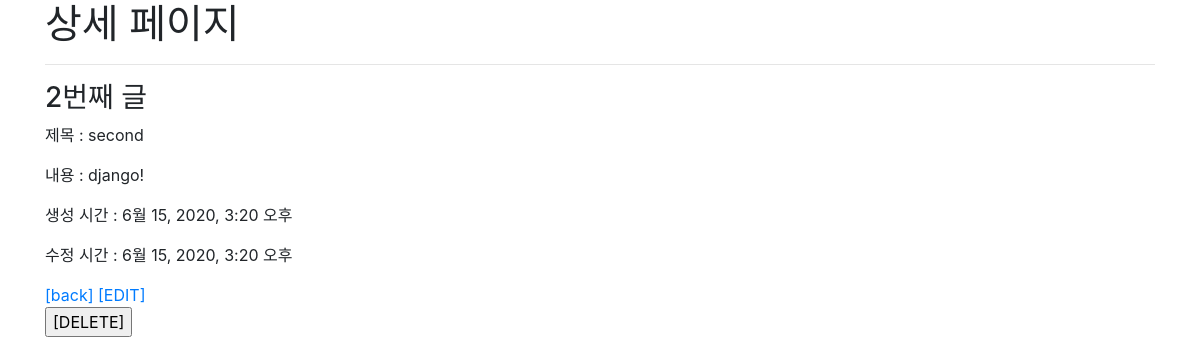
Page /articles/2/ on the committed database.
### articles/models.py (models this page shows, shortened)
class Article(models.Model):
    title = models.CharField(max_length=150)
    content = models.TextField()
    created_at = models.DateTimeField(auto_now_add=True)
    updated_at = models.DateTimeField(auto_now=True)

### articles/views.py (the view)
# urls.py: path('<int:article_pk>/', views.detail, name="detail"),
def detail(request, article_pk):
    article = Article.objects.get(pk=article_pk)
    context = {
        'article' : article,
    }
    return render(request, 'articles/detail.html', context)

### articles/templates/articles/detail.html (shortened to what this page needs)
{% extends 'base.html' %}
{% block body %}
  <h1>상세 페이지</h1>
  <hr>
  <h3>{{ article.pk }}번째 글</h3>
  <p>제목 : {{ article.title }}</p>
  <p>내용 : {{ article.content }}</p>
  <p>생성 시간 : {{ article.created_at }}</p>
  <p>수정 시간 : {{ article.updated_at }}</p>
  <a href="{% url 'articles:index' %}">[back]</a>
  <a href="{% url 'articles:edit' article.pk %}">[EDIT]</a>
  <form action="{% url 'articles:delete' article.pk %}" method="POST">
    <input type="submit" value="[DELETE]">
  </form>
{% endblock %}

### rows in the picture
Article: pk "2", title "second", content "django!", created_at "6월 15, 2020, 3:20 오후", updated_at "6월 15, 2020, 3:20 오후"
